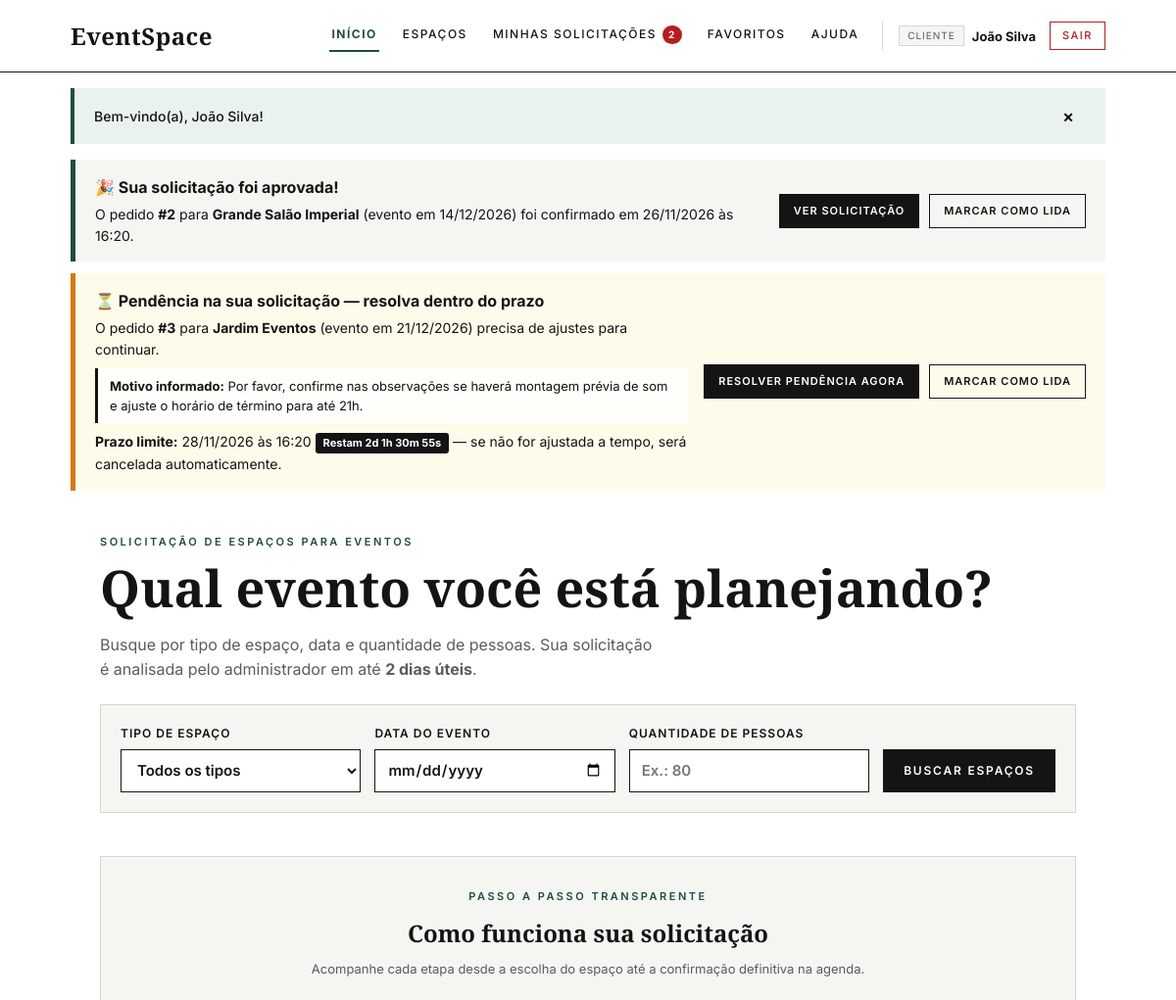
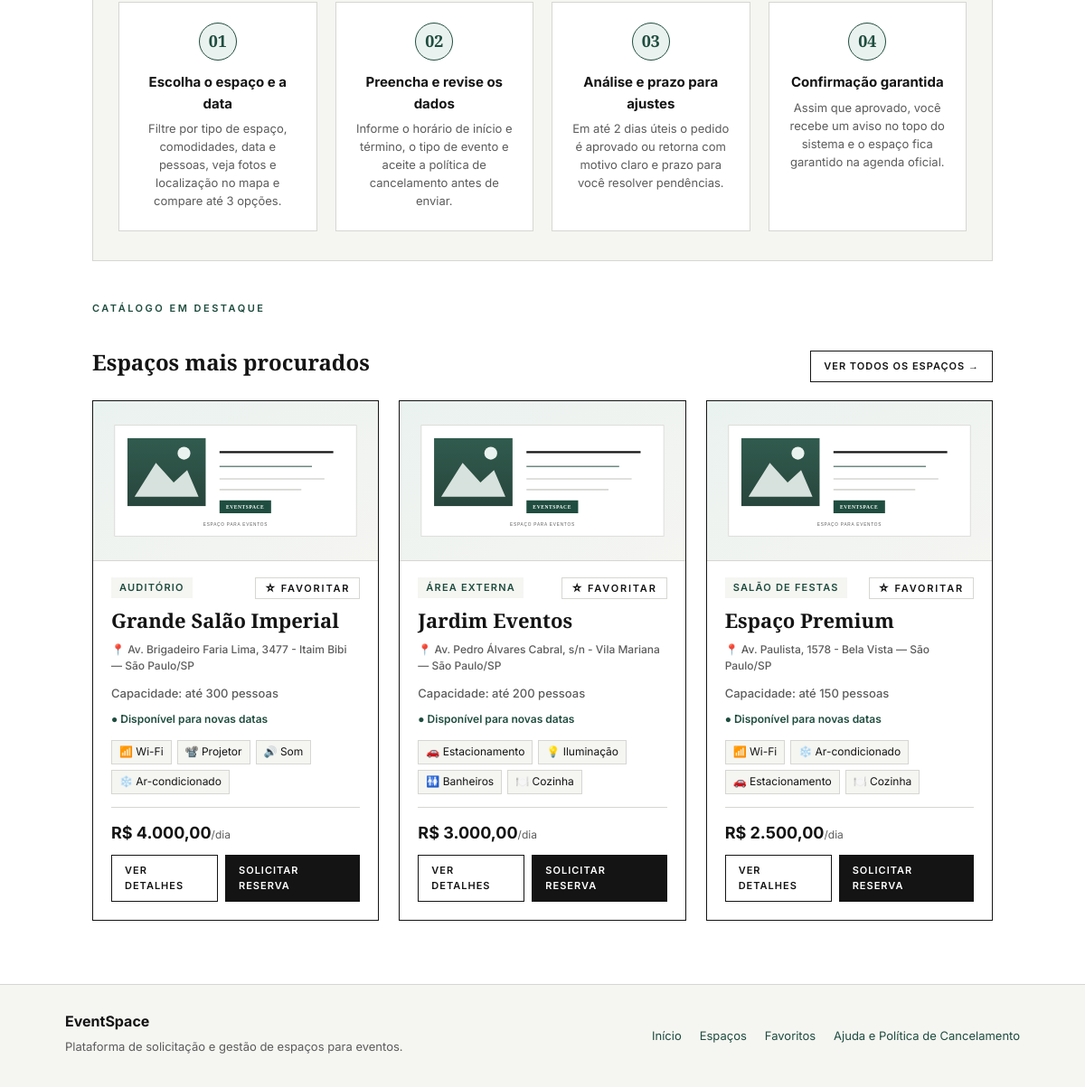
/ (signed in), run on the app's committed database (2 pictures, top to bottom).
### tables this page shows
CREATE TABLE reservas (
  id INT AUTO_INCREMENT PRIMARY KEY,
  espaco_id INT NOT NULL,
  cliente_id INT NOT NULL,
  data_evento DATE NOT NULL,
  hora_inicio TIME NOT NULL,
  hora_fim TIME NOT NULL,
  tipo_evento VARCHAR(60) NOT NULL,
  qtd_pessoas INT NOT NULL,
  observacoes TEXT,
  status ENUM('PENDENTE','APROVADA','REJEITADA','CANCELADA','CONCLUIDA') NOT NULL DEFAULT 'PENDENTE',
  data_solicitacao DATETIME NOT NULL DEFAULT CURRENT_TIMESTAMP,
  data_atualizacao DATETIME NULL DEFAULT NULL,
  notificado TINYINT(1) NOT NULL DEFAULT 1,
  motivo_recusa TEXT NULL DEFAULT NULL,
  prazo_resolucao DATETIME NULL DEFAULT NULL,
  cancelada_automaticamente TINYINT(1) NOT NULL DEFAULT 0,
  motivo_cancelamento TEXT NULL DEFAULT NULL,
  reenviada TINYINT(1) NOT NULL DEFAULT 0,
  FOREIGN KEY (espaco_id) REFERENCES espacos(id),
  FOREIGN KEY (cliente_id) REFERENCES usuarios(id)
);

CREATE TABLE espacos (
  id INT AUTO_INCREMENT PRIMARY KEY,
  nome VARCHAR(100) NOT NULL,
  tipo VARCHAR(50) NOT NULL,
  descricao TEXT,
  comodidades VARCHAR(255),
  capacidade INT NOT NULL,
  preco DECIMAL(10,2) NOT NULL,
  disponivel TINYINT(1) NOT NULL DEFAULT 1,
  responsavel_nome VARCHAR(100) DEFAULT 'Coordenação EventSpace',
  responsavel_contato VARCHAR(100) DEFAULT 'contato@eventspace.com.br · (11) 99999-0000',
  imagem_url VARCHAR(500) NULL DEFAULT NULL,
  imagem_credito VARCHAR(255) NULL DEFAULT NULL,
  galeria_imagens TEXT NULL DEFAULT NULL,
  endereco VARCHAR(255) NULL DEFAULT NULL,
  cidade VARCHAR(100) NOT NULL DEFAULT 'São Paulo',
  estado VARCHAR(2) NOT NULL DEFAULT 'SP',
  cep VARCHAR(15) NULL DEFAULT NULL,
  latitude DECIMAL(10,7) NULL DEFAULT NULL,
  longitude DECIMAL(10,7) NULL DEFAULT NULL
);

### app/Views/home/index.php (the view, shortened to what the rows shown need)
<section class="hero">
  <h1>Qual evento você está planejando?</h1>
</section>
<section class="como-funciona" aria-label="Como funciona o processo de reserva">
  <div class="como-funciona-cabecalho">
    <h2>Como funciona sua solicitação</h2>
  </div>
</section>
<section class="secao-destaques">
  <div class="cabecalho-secao">
    <div>
      <h2>Espaços mais procurados</h2>
    </div>
  </div>
  <div class="grade">
    <?php foreach ($destaques as $e):
      $ehFav = in_array((int)$e['id'], $favIds, true);
      $precisaHidratar = empty($e['imagem_url']);
    ?>
      <article class="card">
        <a href="<?= url('espacos/detalhes?id=' . (int)$e['id']) ?>" class="card-midia">
          <img
            src="<?= e(imagemEspaco($e)) ?>"
            alt="Foto de <?= e($e['nome']) ?>"
            class="card-imagem"
            loading="lazy"
            <?php if ($precisaHidratar): ?>
              data-hydrate-espaco-id="<?= (int)$e['id'] ?>"
              data-hydrate-query="<?= e($e['tipo']) ?>"
            <?php endif; ?>
          >
        </a>
        <div class="card-topo">
          <span class="tag-tipo"><?= e($e['tipo']) ?></span>
          <form method="post" action="<?= url('favoritos') ?>" class="form-fav">
            <button type="submit" class="btn-favorito <?= $ehFav ? 'ativo' : '' ?>" title="<?= $ehFav ? 'Remover dos favoritos' : 'Salvar nos favoritos' ?>" aria-label="Favoritar <?= e($e['nome']) ?>">
              <?= $ehFav ? '★ Salvo' : '☆ Favoritar' ?>
            </button>
          </form>
        </div>
        <strong class="card-titulo"><a href="<?= url('espacos/detalhes?id=' . (int)$e['id']) ?>"><?= e($e['nome']) ?></a></strong>
        <span class="card-localizacao">📍 <?= e(enderecoCurto($e)) ?></span>
        <span class="info"><?= capacidadeTexto($e['capacidade']) ?></span>
        <span class="status-disponibilidade disp-livre">● Disponível para novas datas</span>
        <?= renderChipsComodidades($e['comodidades'], 4) ?>
        <div class="card-rodape">
          <span class="preco"><?= moeda($e['preco']) ?><small>/dia</small></span>
          <div class="card-acoes">
            <a class="botao secundario pequeno" href="<?= url('espacos/detalhes?id=' . (int)$e['id']) ?>">Ver detalhes</a>
            <a class="botao pequeno" href="<?= url('reservas/solicitar?id=' . (int)$e['id']) ?>">Solicitar reserva</a>
          </div>
        </div>
      </article>
    <?php endforeach; ?>
  </div>
</section>

### app/helpers.php (shortened to what the rows shown need)
<?php
function baseUrl(): string
{
    return defined('BASE_URL') ? (string)constant('BASE_URL') : '';
}
function url(string $path = ''): string
{
    $base = baseUrl();
    $path = ltrim($path, '/');
    return $base . ($path !== '' ? '/' . $path : ($base !== '' ? '/' : '/'));
}
function asset(string $path): string
{
    return baseUrl() . '/assets/' . ltrim($path, '/');
}
function e(mixed $s): string
{
    return htmlspecialchars(is_scalar($s) ? (string)$s : '', ENT_QUOTES, 'UTF-8');
}
function moeda(mixed $v): string
{
    return 'R$ ' . number_format((float)$v, 2, ',', '.');
}
function dataBR(?string $d): string
{
    $ts = strtotime($d);
    return $ts !== false ? date('d/m/Y', $ts) : '—';
}
function dataHoraBR(?string $d): string
{
    $ts = strtotime($d);
    return $ts !== false ? date('d/m/Y \à\s H:i', $ts) : '';
}
function dataHoraIso(?string $d): string
{
    $ts = strtotime($d);
    return $ts !== false ? date('c', $ts) : '';
}
function capacidadeTexto(mixed $cap): string
{
    return 'Capacidade: até ' . (int)$cap . ' pessoas';
}
function usuarioLogado(): ?array
{
    return $_SESSION['usuario'] ?? null;
}
function temPrazoAtivo(array $reserva): bool
{
    $ts = strtotime((string)$reserva['prazo_resolucao']);
    return $ts !== false && $ts > time();
}
function iconeComodidade(string $nome): string
{
    $n = mb_strtolower(trim($nome), 'UTF-8');
    if (str_contains($n, 'wi-fi') || str_contains($n, 'wifi')) return '📶';
    if (str_contains($n, 'ar-condicionado') || str_contains($n, 'climatiz')) return '❄️';
    if (str_contains($n, 'estacionamento')) return '🚗';
    if (str_contains($n, 'cozinha') || str_contains($n, 'café')) return '🍽️';
    if (str_contains($n, 'projetor') || str_contains($n, 'telão')) return '📽️';
    if (str_contains($n, 'som')) return '🔊';
    if (str_contains($n, 'iluminação')) return '💡';
    if (str_contains($n, 'banheiro')) return '🚻';
    return '✔️';
}
function renderChipsComodidades(?string $comodidadesStr, int $limite = 0): string
{
    $itens = array_filter(array_map('trim', explode(',', $comodidadesStr)));
    if ($limite > 0) {
        $itens = array_slice($itens, 0, $limite);
    }
    $out = '<div class="comodidades-lista">';
    foreach ($itens as $item) {
        $out .= '<span class="chip-comodidade">' . iconeComodidade($item) . ' ' . e($item) . '</span>';
    }
    $out .= '</div>';
    return $out;
}
function imagemEspaco(array $espaco): string
{
    $url = trim((string)($espaco['imagem_url'] ?? ''));
    return asset('img/espaco-placeholder.svg');
}
function enderecoCurto(array $espaco): string
{
    $partes = array_filter([
        trim((string)($espaco['endereco'] ?? '')),
        trim((string)($espaco['cidade'] ?? '')),
        trim((string)($espaco['estado'] ?? '')),
    ]);
    if (count($partes) >= 3) {
        return $partes[0] . ' — ' . $partes[1] . '/' . $partes[2];
    }
    return implode(' · ', $partes) ?: 'Localização sob consulta';
}
function renderizarView(
    mysqli $conn,
    string $view,
    array $dados = [],
    string $titulo = '',
    string $itemMenuAtivo = ''
): void {
    $u = usuarioLogado();
    $notificacoes = [];
    if ($u && ($u['tipo'] ?? '') === 'cliente') {
        $notificacoes = obterNotificacoesCliente($conn, (int)$u['id']);
    }
    $caminhoView = __DIR__ . '/Views/' . ltrim($view, '/') . '.php';
    extract($dados, EXTR_SKIP);
    require $caminhoView;
    $conteudo = (string)ob_get_clean();
    require __DIR__ . '/Views/layout.php';
}

### app/Views/layout.php (shortened to what the rows shown need)
<!DOCTYPE html>
<html lang="pt-BR">
<head>
  <link rel="stylesheet" href="<?= asset('css/style.css') ?>">
</head>
<body data-base-url="<?= e(baseUrl()) ?>">
  <?php if (!empty($notificacoes)): ?>
    <section class="painel-notificacoes" aria-label="Notificações de solicitações">
      <?php foreach ($notificacoes as $n):
          $temPendencia = ($n['status'] === 'REJEITADA' && temPrazoAtivo($n));
          $ehAutoCancel = ($n['status'] === 'CANCELADA' && !empty($n['cancelada_automaticamente']));
          $classeBorda = $temPendencia ? 'PENDENCIA' : ($ehAutoCancel ? 'CANCELADA' : $n['status']);
      ?>
        <div class="alerta-notificacao status-borda-<?= e($classeBorda) ?>">
          <div class="alerta-notificacao-corpo">
            <?php if ($n['status'] === 'APROVADA'): ?>
              <strong>🎉 Sua solicitação foi aprovada!</strong>
              <p>
                O pedido <strong>#<?= (int)$n['id'] ?></strong> para <strong><?= e($n['espaco']) ?></strong>
                (evento em <?= dataBR($n['data_evento']) ?>) foi confirmado
                <?php if ($n['data_atualizacao']): ?>em <?= dataHoraBR($n['data_atualizacao']) ?><?php endif; ?>.
              </p>
            <?php elseif ($temPendencia): ?>
              <strong>⏳ Pendência na sua solicitação — resolva dentro do prazo</strong>
              <p>
                O pedido <strong>#<?= (int)$n['id'] ?></strong> para <strong><?= e($n['espaco']) ?></strong>
                (evento em <?= dataBR($n['data_evento']) ?>) precisa de ajustes para continuar.
              </p>
              <?php if (!empty($n['motivo_recusa'])): ?>
                <div class="notificacao-motivo">
                  <strong>Motivo informado:</strong> <?= e($n['motivo_recusa']) ?>
                </div>
              <?php endif; ?>
              <p class="notificacao-prazo">
                <strong>Prazo limite:</strong> <?= dataHoraBR($n['prazo_resolucao']) ?>
                <span class="badge-prazo-contador" data-countdown-iso="<?= e(dataHoraIso($n['prazo_resolucao'])) ?>">
                </span>
                — se não for ajustada a tempo, será cancelada automaticamente.
              </p>
            <?php endif; ?>
          </div>
          <div class="acoes-notificacao">
            <?php if ($temPendencia): ?>
              <a class="botao pequeno" href="<?= url('reservas/solicitar?editar=' . (int)$n['id'] . '&dispensar_notif=' . (int)$n['id']) ?>">Resolver pendência agora</a>
            <?php elseif ($ehAutoCancel): ?>
              <a class="botao pequeno" href="<?= url('reservas/minhas?aba=historico&dispensar_notif=' . (int)$n['id']) ?>">Ver histórico</a>
            <?php else: ?>
              <a class="botao pequeno" href="<?= url('reservas/minhas?dispensar_notif=' . (int)$n['id']) ?>">Ver solicitação</a>
            <?php endif; ?>
            <a class="botao pequeno secundario" href="?dispensar_notif=<?= (int)$n['id'] ?>">Marcar como lida</a>
          </div>
        </div>
      <?php endforeach; ?>
    </section>
  <?php endif; ?>
  <main class="pagina">
    <?= $conteudo ?? '' ?>
  </main>
</body>
</html>

### data on the page
reservas: id "2", espaco.nome "Grande Salão Imperial", data_evento "14/12/2026", data_atualizacao "26/11/2026 às 16:20"
reservas: id "3", espaco.nome "Jardim Eventos", data_evento "21/12/2026", motivo_recusa "Por favor, confirme nas observações se haverá montagem prévia de som e ajuste o horário de término para até 21h.", prazo_resolucao "28/11/2026 às 16:20"
espacos: tipo "AUDITÓRIO", shows "☆ FAVORITAR", nome "Grande Salão Imperial", enderecoCurto($e) "Av. Brigadeiro Faria Lima, 3477 - Itaim Bibi — São Paulo/SP", capacidade "Capacidade: até 300 pessoas", comodidades "📶", comodidades "Wi-Fi", comodidades "📽️", comodidades "Projetor", comodidades "🔊", comodidades "Som", comodidades "❄️", comodidades "Ar-condicionado", preco "R$ 4.000,00"
espacos: tipo "ÁREA EXTERNA", shows "☆ FAVORITAR", nome "Jardim Eventos", enderecoCurto($e) "Av. Pedro Álvares Cabral, s/n - Vila Mariana — São Paulo/SP", capacidade "Capacidade: até 200 pessoas", comodidades "🚗", comodidades "Estacionamento", comodidades "💡", comodidades "Iluminação", comodidades "🚻", comodidades "Banheiros", comodidades "🍽️", comodidades "Cozinha", preco "R$ 3.000,00"
espacos: tipo "SALÃO DE FESTAS", shows "☆ FAVORITAR", nome "Espaço Premium", enderecoCurto($e) "Av. Paulista, 1578 - Bela Vista — São Paulo/SP", capacidade "Capacidade: até 150 pessoas", comodidades "📶", comodidades "Wi-Fi", comodidades "❄️", comodidades "Ar-condicionado", comodidades "🚗", comodidades "Estacionamento", comodidades "🍽️", comodidades "Cozinha", preco "R$ 2.500,00"

### other printed values
count($notificacoes) "2"
$u['nome'] "João Silva"
$t['texto'] "Bem-vindo(a), João Silva!"
